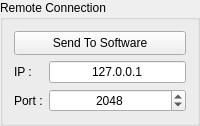
            <widget class="QGroupBox" name="Remote_Connection_groupBox" >
             <property name="statusTip" >
              <string>Remote Connection GroupBox : Direct Submit Of the Loader Script If The Software Support Remote Connection.</string>
             </property>
             <property name="title" >
              <string>Remote Connection</string>
             </property>
             <layout class="QGridLayout" name="Socket_Connection_gridLayout" >
              <item row="0" column="0" >
               <widget class="QPushButton" name="Send_To_Software_pushButton" >
                <property name="minimumSize" >
                 <size>
                  <width>0</width>
                  <height>24</height>
                 </size>
                </property>
                <property name="statusTip" >
                 <string>Send To Software PushButton : Direct Connection To Target Application If Remote Connection Is Available.</string>
                </property>
                <property name="text" >
                 <string>Send To Software</string>
                </property>
               </widget>
              </item>
              <item row="1" column="0" >
               <widget class="QFrame" name="Remote_Connection_Options_frame" >
                <layout class="QGridLayout" name="Remote_Connection_Options_frame_gridLayout" >
                 <property name="margin" >
                  <number>0</number>
                 </property>
                 <item row="1" column="0" >
                  <widget class="QLabel" name="Port_label" >
                   <property name="text" >
                    <string>Port :</string>
                   </property>
                  </widget>
                 </item>
                 <item row="1" column="1" >
                  <widget class="QSpinBox" name="Software_Port_spinBox" >
                   <property name="minimumSize" >
                    <size>
                     <width>0</width>
                     <height>20</height>
                    </size>
                   </property>
                   <property name="statusTip" >
                    <string>Software Port SpinBox : Opened Port Of The Target 3D Package.</string>
                   </property>
                   <property name="alignment" >
                    <set>Qt::AlignCenter</set>
                   </property>
                   <property name="maximum" >
                    <number>65535</number>
                   </property>
                   <property name="value" >
                    <number>2048</number>
                   </property>
                  </widget>
                 </item>
                 <item row="0" column="0" >
                  <widget class="QLabel" name="Address_label" >
                   <property name="text" >
                    <string>IP :</string>
                   </property>
                  </widget>
                 </item>
                 <item row="0" column="1" >
                  <widget class="QLineEdit" name="Address_lineEdit" >
                   <property name="statusTip" >
                    <string>Ip Address LineEdit : Ip Adress Of The Computer Running The Target 3D Package.</string>
                   </property>
                   <property name="text" >
                    <string>127.0.0.1</string>
                   </property>
                   <property name="alignment" >
                    <set>Qt::AlignCenter</set>
                   </property>
                  </widget>
                 </item>
                </layout>
               </widget>
              </item>
             </layout>
            </widget>
